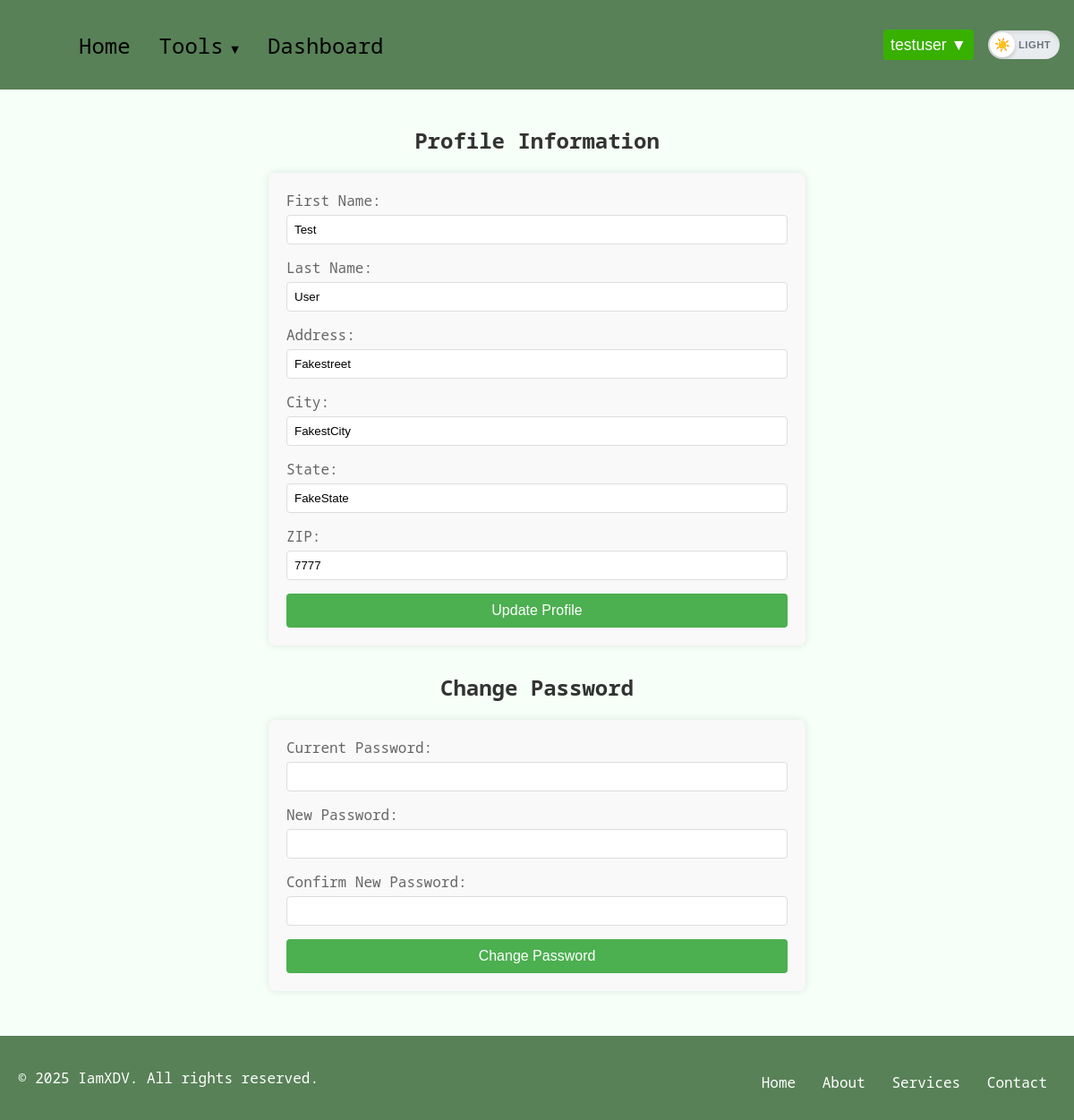
/profile (signed in), run on the app's committed database.
### model/users.py (models this page shows, shortened)
class User(db.Model):
    __tablename__ = "users"
    id = db.Column(db.Integer, primary_key=True, autoincrement=True)
    fname = db.Column(db.String(50), nullable=False)
    lname = db.Column(db.String(50), nullable=False)
    address = db.Column(db.String(200), nullable=False)
    city = db.Column(db.String(50), nullable=False)
    state = db.Column(db.String(50), nullable=False)
    zip = db.Column(db.String(10), nullable=False)
    username = db.Column(db.String(50), unique=True, nullable=False)
    email = db.Column(db.String(100), unique=True, nullable=False)
    password = db.Column("password", db.String(128), nullable=False)
    role = db.Column(db.String(20), nullable=False)
    usage_logs = db.relationship(
        "UsageLog", back_populates="user", cascade="all, delete-orphan"
    )
    tool_access = db.relationship(
        "ToolAccess", back_populates="user", cascade="all, delete-orphan"
    )
    email_templates = db.relationship(
        "EmailTemplate", order_by="EmailTemplate.id",
        back_populates="user", cascade="all, delete-orphan"
    )
    __mapper_args__ = {"polymorphic_identity": "user", "polymorphic_on": role}

### routes/user_routes.py (the view)
@user.route("/profile", methods=["GET"])
def profile():
    if "logged_in" in session:
        username = session.get("username")
        if username:
            user = User.query.filter_by(username=username).first()
            if user:
                return render_template("profile.html", user=user)
            else:
                flash("User not found. Please log in again.", "error")
                return redirect(url_for("auth.logout"))
        else:
            flash("Session error. Please log in again.", "error")
            return redirect(url_for("auth.logout"))
    return redirect(url_for("auth.login"))

### templates/profile.html
{% extends "base.html" %}
{% block styles %}
<link rel="stylesheet" href="{{ url_for('static', filename='css/profile.css') }}">
{% endblock %}
{% block content %}
<div class="profile-container">
    <h2 class="profile-heading">Profile Information</h2>
    <form class="profile-form" action="{{ url_for('user.update_profile') }}" method="post">
        <div class="profile-form-group">
            <label for="fname" class="profile-label">First Name:</label>
            <input type="text" id="fname" name="fname" value="{{ user.fname }}" required class="profile-input">
        </div>
        <div class="profile-form-group">
            <label for="lname" class="profile-label">Last Name:</label>
            <input type="text" id="lname" name="lname" value="{{ user.lname }}" required class="profile-input">
        </div>
        <div class="profile-form-group">
            <label for="address" class="profile-label">Address:</label>
            <input type="text" id="address" name="address" value="{{ user.address }}" required class="profile-input">
        </div>
        <div class="profile-form-group">
            <label for="city" class="profile-label">City:</label>
            <input type="text" id="city" name="city" value="{{ user.city }}" required class="profile-input">
        </div>
        <div class="profile-form-group">
            <label for="state" class="profile-label">State:</label>
            <input type="text" id="state" name="state" value="{{ user.state }}" required class="profile-input">
        </div>
        <div class="profile-form-group">
            <label for="zip" class="profile-label">ZIP:</label>
            <input type="text" id="zip" name="zip" value="{{ user.zip }}" required class="profile-input">
        </div>
        <button type="submit" class="profile-button">Update Profile</button>
    </form>
    <h2 class="profile-heading">Change Password</h2>
    <form class="password-form" action="{{ url_for('user.change_password') }}" method="post">
        <div class="profile-form-group">
            <label for="current_password" class="profile-label">Current Password:</label>
            <input type="password" id="current_password" name="current_password" required class="profile-input">
        </div>
        <div class="profile-form-group">
            <label for="new_password" class="profile-label">New Password:</label>
            <input type="password" id="new_password" name="new_password" required class="profile-input">
        </div>
        <div class="profile-form-group">
            <label for="confirm_new_password" class="profile-label">Confirm New Password:</label>
            <input type="password" id="confirm_new_password" name="confirm_new_password" required class="profile-input">
        </div>
        <button type="submit" class="profile-button">Change Password</button>
    </form>
</div>
{% endblock %}

### templates/base.html (shortened to what this page needs)
<!DOCTYPE html>
<html lang="en">
  <head>
    <link
      rel="stylesheet"
      href="{{ url_for('static', filename='css/base.css') }}"
    />
    {% block styles %} {% endblock %}
  </head>
  <body class="light-theme">
    <nav class="navbar">
      <div class="navbar-container">
        <div class="navbar-collapse" id="navbar-collapse">
          <ul class="navbar-nav">
            <li class="nav-item">
              <a href="{{ url_for('user.index') }}" class="nav-link">Home</a>
            </li>
            {% if 'logged_in' in session %}
            <li class="nav-item dropdown">
              <a href="#" class="nav-link dropdown-toggle">Tools</a>
            </li>
            <li class="nav-item">
              <a href="{{ url_for('user.user_dashboard') }}" class="nav-link"
                >Dashboard</a
              >
            </li>
            {% endif %}
          </ul>
          <div class="navbar-right">
            {% if 'logged_in' in session %}
            <div class="user-dropdown">
              <button class="dropbtn">
                {{ session.get('username', 'User') }} ▼
              </button>
            </div>
            {% else %}
            <a href="{{ url_for('auth.login') }}" class="btn">Login</a>
            <a href="{{ url_for('auth.register_step1') }}" class="btn"
              >Sign Up</a
            >
            {% endif %}
            <button class="theme-toggle-btn" role="switch" aria-checked="false" aria-label="Toggle theme">
              <span class="theme-toggle-track">
                <span class="theme-toggle-thumb">
                  <span class="theme-toggle-icon sun">☀️</span>
                </span>
                <span class="theme-toggle-text light">Light</span>
              </span>
            </button>
          </div>
        </div>
      </div>
    </nav>
    <div class="container">
      {% block content %}{% endblock %}
    </div>
    {% block footer %}
    <footer class="site-footer">
      <div class="footer-container">
        <p>&copy; 2025 IamXDV. All rights reserved.</p>
        <nav class="footer-nav">
          <ul>
            <li><a href="{{ url_for('user.index') }}">Home</a></li>
            <li><a href="{{ url_for('user.about_page') }}">About</a></li>
            <li><a href="#">Services</a></li>
            <li><a href="{{ url_for('contact.contact_page') }}">Contact</a></li>
          </ul>
        </nav>
      </div>
    </footer>
    {% endblock %}
  </body>
</html>

### static/css/base.css (style rules this page uses)
html, body { height: 100%; margin: 0; display: flex; flex-direction: column; }
.container { flex: 1; }
.light-theme { font-family: 'Noto Sans Mono', monospace; background-color: #f6fff8; }
.navbar { background-color: #588157; padding: 0.3rem 1rem; position: relative; }
.navbar-container { display: flex; align-items: center; justify-content: space-between; }
.navbar-collapse { display: flex; align-items: center; width: 100%; }
.navbar-nav { list-style: none; display: flex; align-items: center; flex-grow: 1; font-size: 1.5em; margin-left: 1rem; }
.nav-item { position: relative; }
.nav-link { display: block; padding: 0.3rem 1rem; color: #000; text-decoration: none; }
.dropdown { position: relative; }
.dropdown-toggle::after { content: ' ▼'; font-size: 0.6em; }
.navbar-right { display: flex; align-items: center; font-size: 1.1em; }
.user-dropdown { position: relative; display: inline-block; }
.dropbtn { background-color: #4caf50; color: white; padding: 10px; font-size: 16px; border: none; cursor: pointer; }
.user-dropdown { margin-right: 1rem; }
.dropbtn { padding: 0.4rem 0.5rem; cursor: pointer; border: none; background-color: #38b000; color: #fff; border-radius: 0.25rem; font-size: 1em; }
.theme-toggle-btn { --toggle-width: 80px; --toggle-height: 32px; --toggle-padding: 2px; --thumb-size: calc(var(--toggle-height) - (var(--toggle-padding) * 2)); --thumb-offset: calc(var(--toggle-width) - var(--thumb-size) - (var(--toggle-padding) * 2)); background: transparent; border: none; padding: 0; margin: 0; cursor: pointer; width: var(--toggle-width); height: var(--toggle-height); position: relative; overflow: visible; outline: none; }
.theme-toggle-track { display: flex; align-items: center; width: 100%; height: 100%; background: #e9ecef; border-radius: 9999px; position: relative; transition: background-color 0.3s ease; box-shadow: inset 0 2px 4px rgba(0, 0, 0, 0.1); overflow: hidden; }
.theme-toggle-thumb { position: absolute; left: var(--toggle-padding); top: 50%; transform: translateY(-50%); width: var(--thumb-size); height: var(--thumb-size); background: #fff; border-radius: 50%; transition: transform 0.3s cubic-bezier(0.4, 0, 0.2, 1); display: flex; align-items: center; justify-content: center; box-shadow: 0 2px 4px rgba(0, 0, 0, 0.2); z-index: 2; }
.theme-toggle-icon { font-size: 0.9rem; line-height: 1; position: absolute; transition: opacity 0.3s ease, transform 0.3s ease; }
.theme-toggle-icon.sun { opacity: 1; transform: scale(1) rotate(0deg); }
.theme-toggle-text { position: absolute; top: 50%; transform: translateY(-50%); font-size: 0.7rem; font-weight: 600; text-transform: uppercase; letter-spacing: 0.5px; transition: all 0.3s ease; pointer-events: none; text-shadow: none; opacity: 0; will-change: opacity; }
.theme-toggle-text.light { left: calc(var(--thumb-size) + (var(--toggle-padding) * 3)); color: #6c757d; }
.theme-toggle-text.light { opacity: 1; }
body { transition: background-color 0.3s ease, color 0.3s ease; }
.navbar-nav { justify-content: flex-start; }
.navbar-right { justify-content: flex-end; }
.site-footer { background-color: var( --footer-background-color, #588157 ); font-family: 'Noto Sans Mono', monospace; padding: 20px; text-align: center; }
.footer-container { display: flex; flex-direction: column; justify-content: center; align-items: center; color: var(--footer-text-color, white); }
.footer-nav ul { list-style-type: none; padding: 0; margin: 10px 0 0; }
.footer-nav ul li { display: inline; margin: 0 10px; }
.footer-nav ul li a { color: var(--footer-text-color, white); text-decoration: none; transition: color 0.3s ease; }
@media (min-width: 768px) { .footer-container { flex-direction: row; justify-content: space-between; } }

### static/css/profile.css (style rules this page uses)
.profile-container { max-width: 600px; margin: 0 auto; padding: 20px; font-family: 'Noto Sans Mono', sans-serif; }
.profile-heading { text-align: center; color: #333; margin-bottom: 20px; }
.profile-form, .password-form { background-color: #f9f9f9; border-radius: 8px; box-shadow: 0 0 10px rgba(0, 0, 0, 0.1); padding: 20px; margin-bottom: 30px; }
.profile-form-group { margin-bottom: 15px; }
.profile-label { display: block; margin-bottom: 5px; color: #666; }
.profile-input { width: 100%; padding: 8px; border: 1px solid #ddd; border-radius: 4px; box-sizing: border-box; }
.profile-button { width: 100%; padding: 10px; background-color: #4CAF50; color: white; border: none; border-radius: 4px; cursor: pointer; font-size: 16px; }

### data on the page
User: get "testuser", fname "Test", lname "User", address "Fakestreet", city "FakestCity", state "FakeState", zip "7777"
